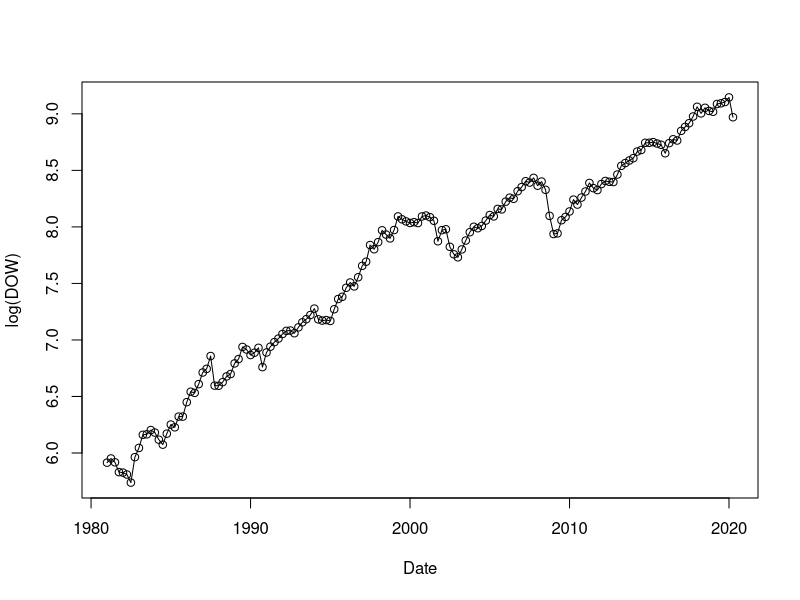
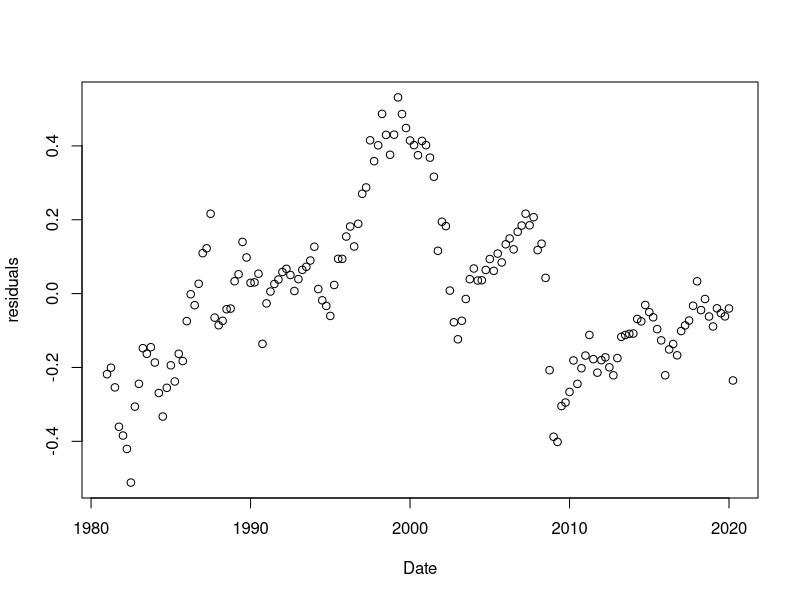
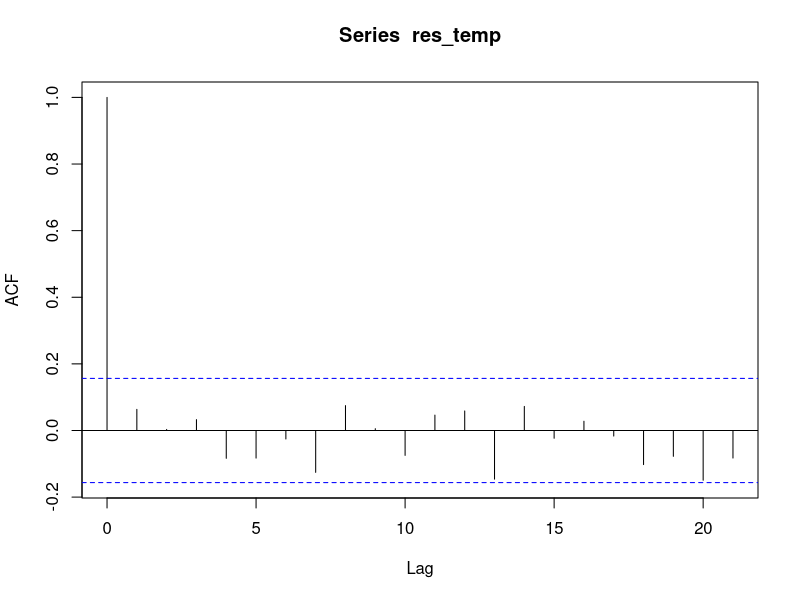
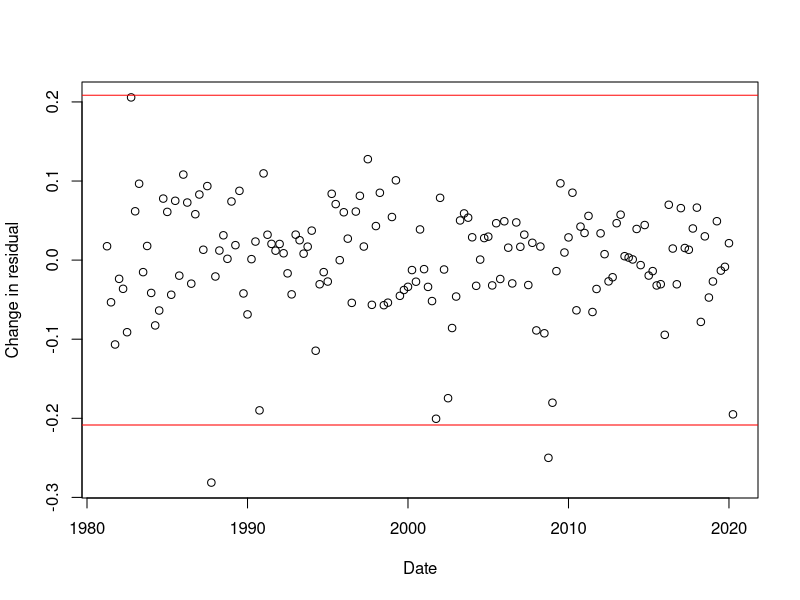
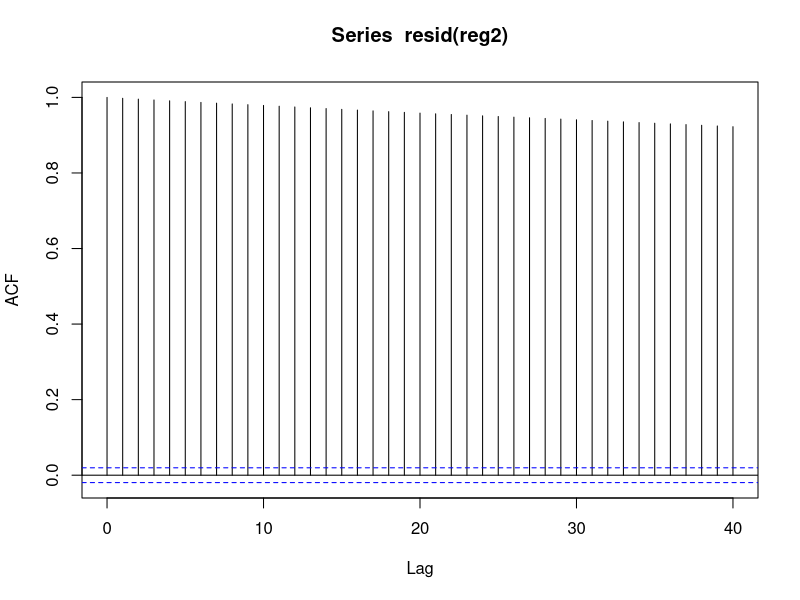
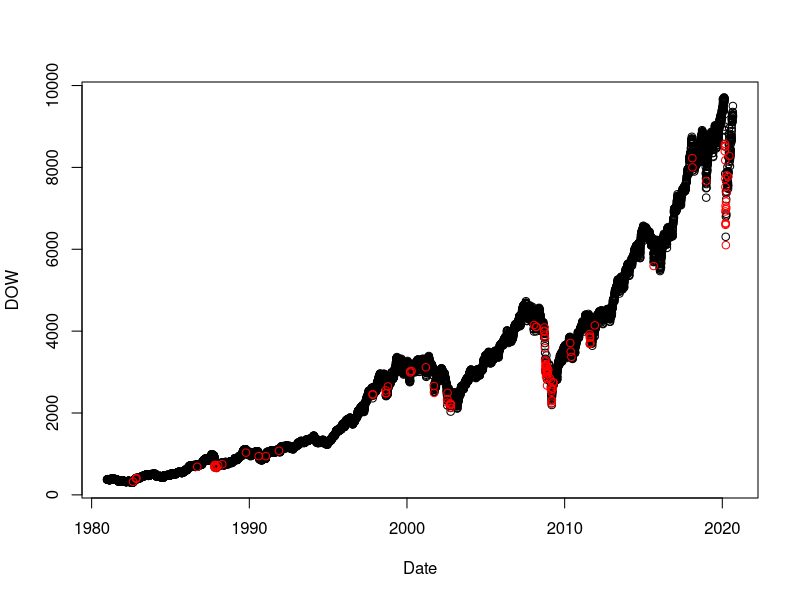
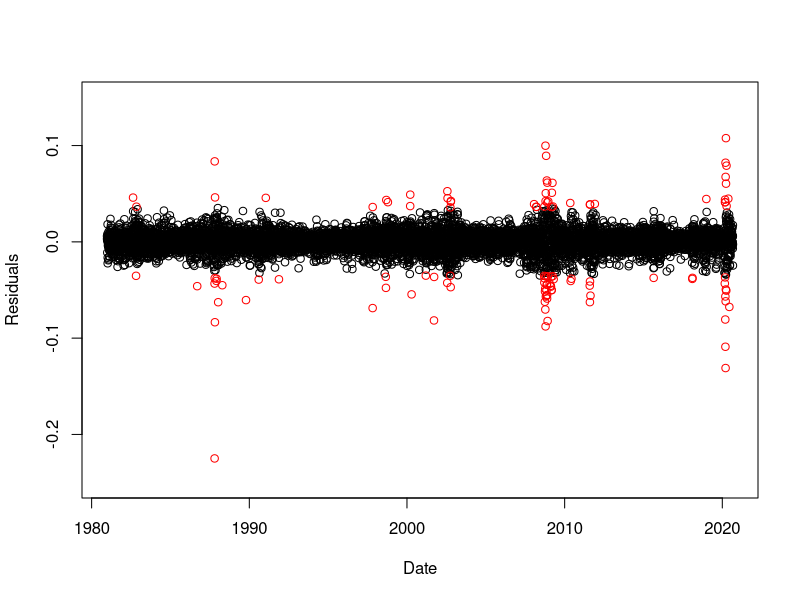
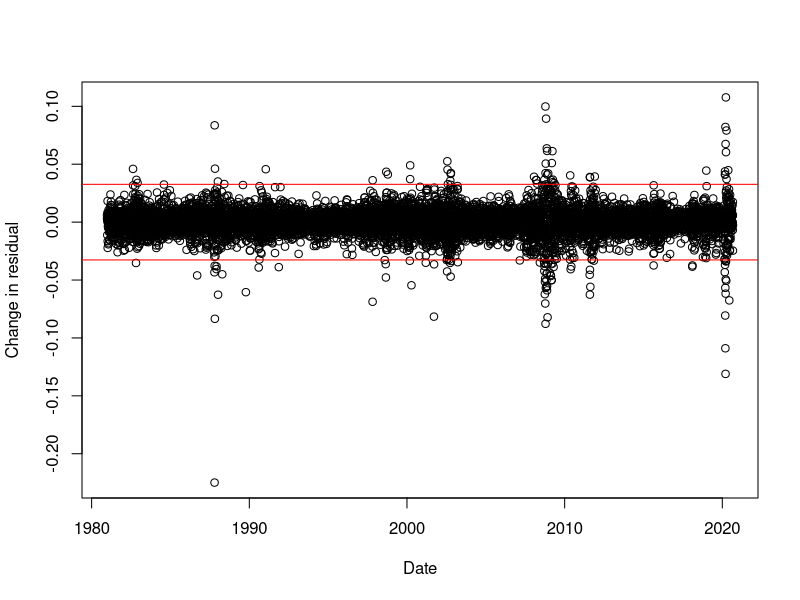

These figures' R source, in order: (Note: this script raises an error after producing the figures.)
## ---- chunk 1
# Imports
library(lmtest)
library(lubridate)
library(car)
## ---- chunk 2
# Read Data
data=read.table("economicData.txt",header =T)
data$inflation <- c(NA, (data$cpi[2:length(data$cpi)] - data$cpi[1:length(data$cpi)-1])/data$cpi[1:length(data$cpi)-1])
data <- na.omit(data)
## ---- chunk 3
# Plot log of DOW
plot(ymd(data$DATE), log(data$DOW_Close),type='o', ylab = "log(DOW)", xlab = "Date")
## ---- chunk 4
# Linear component
reg2 <- lm(log(DOW_Close)~
             poly(time(DATE),degree = 1,raw = T),data=data)
plot(ymd(data$DATE), reg2$residuals,ylab = "residuals", xlab = "Date")

## ---- chunk 5
# Difference between residuals
res_temp <- reg2$residuals[2:length(reg2$residuals)] - reg2$residuals[1:length(reg2$residuals)-1]

## ---- chunk 6
# Time Series Model
acf(res_temp)
mod1 <- arima(res_temp,order = c(1,0,0))
## ---- chunk 7
outliers <- forecast::tsoutliers(mod1$residuals)$index
data$DATE[outliers]
data$DATE[which(abs(mod1$residuals)>3*sqrt(var(mod1$residuals)))]

plot(ymd(data$DATE)[2:length(reg2$residuals)], res_temp, ylab = "Change in residual", xlab = "Date")
abline(h = -3*sqrt(var(mod1$residuals)), col = "red") # 3 standard deviations below
abline(h = 3*sqrt(var(mod1$residuals)), col = "red") # 3 standard deviations above
outliersmonsig <- which(abs(mod1$residuals) > 3*sqrt(var(mod1$residuals)))
## ---- chunk 8
data_daily=read.csv("DOWdaily.csv",header =T)

reg2 <- lm(log(Close)~
             poly(time(Date),degree = 2,raw = T),data=data_daily)
## ---- chunk 9
acf(resid(reg2))
mod1 <- arima(resid(reg2),order = c(1,0,0))

outliers <- forecast::tsoutliers(mod1$residuals)$index
outliers
outliers1 <- outliers + 1
out <- data_daily[outliers1,]
noout <- data_daily[-outliers1,]
plot(ymd(noout$Date), noout$Close, xlab = "Date", ylab = "DOW")
points(ymd(out$Date), out$Close, col= "red")

plot(ymd(data_daily$Date)[c(-outliers1)], mod1$residuals[c(-outliers)], ylab = "Residuals", xlab = "Date", ylim = c(-.25, .15))
points(ymd(data_daily$Date)[outliers1], mod1$residuals[outliers], ylab = "Residuals", xlab = "Date", col = "red")

data_daily$Date[outliers1]

## ---- chunk 10
plot(ymd(data_daily$Date), mod1$residuals, ylab = "Change in residual", xlab = "Date")
abline(h = -3*sqrt(var(mod1$residuals)), col = "red") # 3 standard deviations below
abline(h = 3*sqrt(var(mod1$residuals)), col = "red") # 3 standard deviations above

## ---- chunk 11
# All Variables
reg3 <- lm(log(DOW_Close)~
             poly(time(DATE),degree = 1,raw = T)+NETEXP+ gdp + unemployment +  oil + inflation + consumer_confidence + federal_funds_rate,data=data)
car::vif(reg3)
acf(resid(mod1))

data2 <- na.omit(data)
mod1 <- arima(resid(reg3),order = c(1,0,0))
plot(ymd(data2$DATE), resid(mod1))
points(ymd(data2$DATE)[outliersmonsig+1], resid(mod1)[outliersmonsig+1], col = "red")
mod1
tsdiag(mod1)
coeftest(x = mod1)
#ts(resid(reg3))
## ---- chunk 12
# Removed GDP and Net Exports (note that these were the two quarterly variables)
reg3 <- lm(log(DOW_Close)~
             poly(time(DATE),degree = 1,raw = T)+  unemployment +  oil + inflation + consumer_confidence + federal_funds_rate,data=data)
car::vif(reg3)
acf(resid(mod1))

data2 <- na.omit(data)
mod1 <- arima(resid(reg3),order = c(1,0,0))
plot(ymd(data2$DATE), resid(mod1))
points(ymd(data2$DATE)[outliersmonsig+1], resid(mod1)[outliersmonsig+1], col = "red")
mod1
tsdiag(mod1)
coeftest(x = mod1)
#ts(resid(reg3))
## ---- chunk 13
# Another approach: convert all data into time-series data
# goal: don't want to directly add time as a predictor in above approach (feel weird)
# basic idea doesn't change 

# Make time series data and only pick time where all variables have values
Dow=as.ts(data$DOW_Close[2:475])
netexp=na.omit(as.ts(data$NETEXP[2:475]))
unemployment=na.omit(as.ts(data$unemployment[2:475]))
oil=na.omit(as.ts(data$oil[2:475]))
gold=na.omit(as.ts(data$gold[2:475]))
cpi=na.omit(as.ts(data$cpi[2:475]))
ffr=na.omit(as.ts(data$federal_funds_rate[2:475]))
gdp=na.omit(as.ts(data$gdp[2:475]))
cci=na.omit(as.ts(data$consumer_confidence[2:475]))

# Mean strucutre modelling

regmodel=lm(Dow~netexp+unemployment+oil+gold+cpi+ffr+gdp+cci)
summary(regmodel)
plot(regmodel,which=1:4)
acf(residuals(regmodel))
pacf(residuals(regmodel))

# probably AR(1)
arimamodel <- arima(residuals(regmodel),order = c(1,0,0))
arimamodel
tsdiag(arimamodel)
acf(resid(arimamodel))
pacf(resid(arimamodel))
plot(residuals(arimamodel))
## ---- chunk 14
# consider high correlations among predictors
car::vif(regmodel)
cor(data[2:475,5:15])
# different variances among predictors
# should we normalized data ie (X-X_min)/(X_max-X_min)
var(na.omit(data$oil))
var(na.omit(data$NETEXP))
